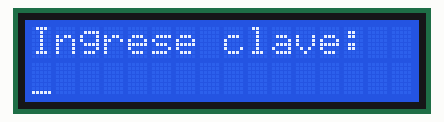
A sketch run on a simulated Arduino Uno, built with avr-gcc and run on an emulated ATmega328P. Parts: 16×2 character LCD.

Above: at 0.1 s.

The sketch:

lcdCursorParpadeante.ino
```cpp
#include <LiquidCrystal.h>
int dt = 500;
LiquidCrystal lcd(7,6,5,4,3,2);

void setup(){
  lcd.begin(16,2);
}

void loop(){
  lcd.setCursor(0,0);
  lcd.print("Ingrese clave:");
  lcd.setCursor(0,1);
  lcd.cursor();
  delay(dt);
  lcd.noCursor();
  delay(dt);
}
```
